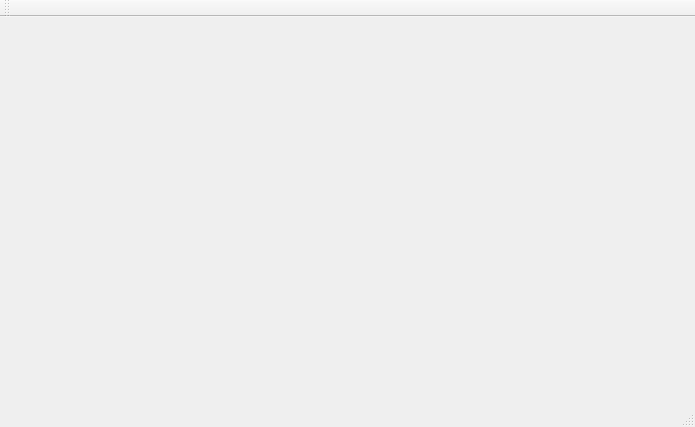
<?xml version="1.0" encoding="UTF-8"?>
<ui version="4.0">
 <class>MainWindow</class>
 <widget class="QMainWindow" name="MainWindow">
  <property name="geometry">
   <rect>
    <x>0</x>
    <y>0</y>
    <width>695</width>
    <height>427</height>
   </rect>
  </property>
  <property name="windowTitle">
   <string>MainWindow</string>
  </property>
  <widget class="QWidget" name="centralWidget">
   <layout class="QVBoxLayout" name="verticalLayout">
    <item>
     <layout class="QGridLayout" name="gridLayout"/>
    </item>
   </layout>
  </widget>
  <widget class="QMenuBar" name="menuBar">
   <property name="geometry">
    <rect>
     <x>0</x>
     <y>0</y>
     <width>695</width>
     <height>26</height>
    </rect>
   </property>
  </widget>
  <widget class="QToolBar" name="mainToolBar">
   <attribute name="toolBarArea">
    <enum>TopToolBarArea</enum>
   </attribute>
   <attribute name="toolBarBreak">
    <bool>false</bool>
   </attribute>
  </widget>
  <widget class="QStatusBar" name="statusBar"/>
 </widget>
 <layoutdefault spacing="6" margin="11"/>
 <resources/>
 <connections/>
</ui>
